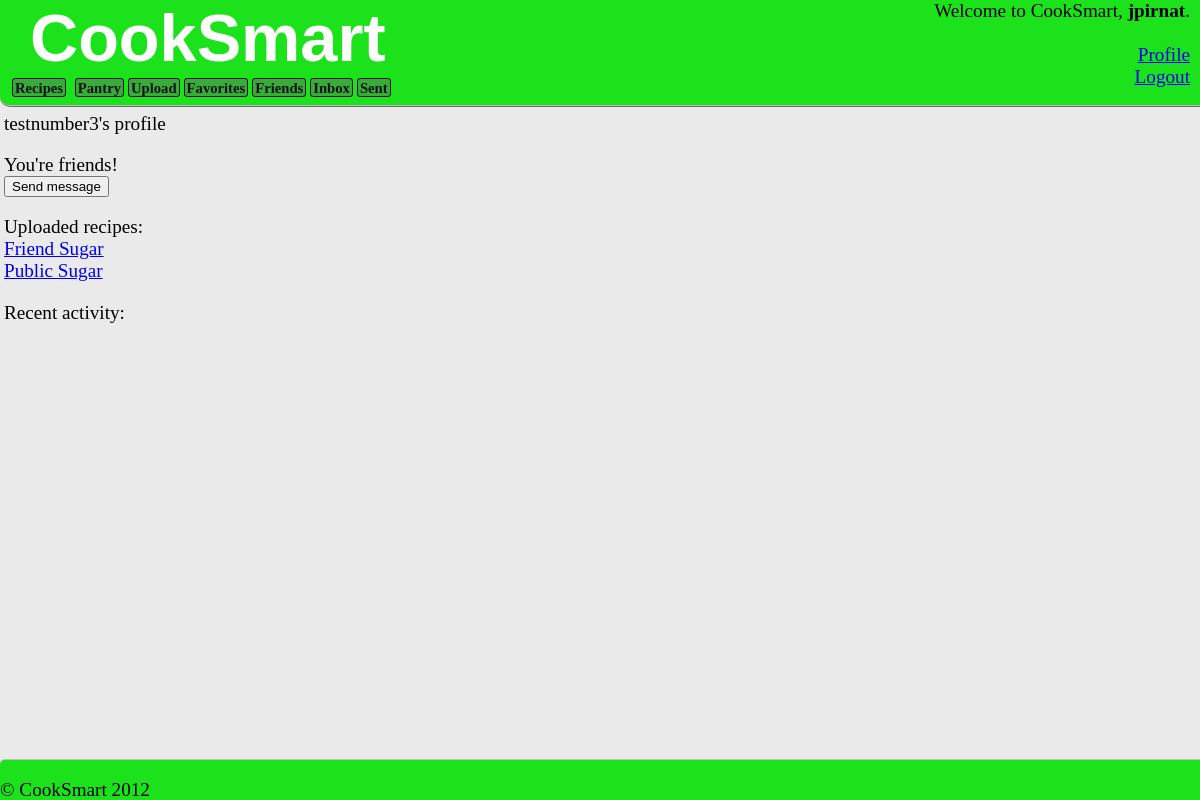
Page /user.php?id=10 (signed in) on the committed database.
### tables this page shows
CREATE TABLE IF NOT EXISTS `users` (
  `user_id` int(11) NOT NULL auto_increment,
  `first_name` varchar(255) NOT NULL,
  `last_name` varchar(255) NOT NULL,
  `email` varchar(255) NOT NULL,
  `password` varchar(255) NOT NULL,
  `creation_datetime` datetime NOT NULL,
  `modified_datetime` datetime NOT NULL,
  `username` varchar(15) NOT NULL,
  PRIMARY KEY  (`user_id`)
);

CREATE TABLE IF NOT EXISTS `recipes` (
  `recipe_id` int(11) NOT NULL auto_increment,
  `user_id` int(11) NOT NULL,
  `recipe_name` varchar(255) NOT NULL,
  `prep_time` int(11) NOT NULL,
  `is_veg` tinyint(1) NOT NULL,
  `instructions_text` text NOT NULL,
  `image_url` varchar(255) NOT NULL,
  `privacy` int(11) NOT NULL COMMENT '1=public, 2=private, 3=friends only',
  `creation_datetime` datetime NOT NULL,
  `modified_datetime` datetime NOT NULL,
  `comments_allowed` tinyint(1) NOT NULL,
  PRIMARY KEY  (`recipe_id`),
  KEY `user_id` (`user_id`)
);

### user.php (the view, shortened to what this page needs)
<?php
	include_once "header.php";
	$link = mysql_connect($dbhost, $dbuser, $dbpass);
?>
<?php
	if (!isset($_SESSION["is_logged_in"]))
	{
		echo "<p>You must be logged in to view this page.</p>";
	}
	else
	{
		$user_id = $_SESSION["user_id"];
		if (isset($_GET["id"]))
		{
			$get_user_id = mysql_real_escape_string($_GET["id"]);
		}
		else
		{
			$get_user_id = $_SESSION["user_id"];
		}
		$sql = "SELECT username, first_name, last_name, email, creation_datetime, modified_datetime FROM users WHERE user_id=$get_user_id;";
		$result = mysql_query($sql, $link);
		if (!($row = mysql_fetch_array($result, MYSQL_ASSOC)))
		{
			echo "<p>User not found</p>";
		}
		else
		{
			$username = stripslashes($row["username"]);
			echo "<p>";
			echo "$username's profile";
			echo "</p>";
			if ($get_user_id != $user_id)
			{
				$sql = "SELECT * FROM friends WHERE user_id1=$user_id AND user_id2=$get_user_id UNION SELECT * FROM friends WHERE user_id2=$user_id AND user_id1=$get_user_id";
				$result = mysql_query($sql, $link);
				if ($row = mysql_fetch_array($result, MYSQL_ASSOC))
				{
					$friendstatus = $row["status"];
					$user_id1 = $row["user_id1"];
					?>
					<?
					if($friendstatus == 1  && $user_id1 == $user_id)
					{
						echo "<p>Friend request pending.</p>";
					}
					else if($friendstatus == 2)
						echo "You're friends!<br/>";
				}
				?>
				<form action="sendmessage.php" method="post">
					<input type="submit" name="submit" value="Send message"> <br>
				</form>
				<?php
			}
			echo "<p>Uploaded recipes: <br>\n";
			if ($get_user_id == $user_id)
			{
				$sql = "SELECT recipe_id, recipe_name, modified_datetime FROM recipes WHERE user_id=$get_user_id";
			}
			else
			{
				if ($friendstatus == 2)
				{
					$sql = "SELECT recipe_id, recipe_name, modified_datetime FROM recipes WHERE user_id=$get_user_id AND (privacy=3 OR privacy=1)";
				}
				else
				{
					$sql = "SELECT recipe_id, recipe_name, modified_datetime FROM recipes WHERE user_id=$get_user_id AND privacy=1";
				}
			}
			$result = mysql_query($sql, $link);
			while ($row = mysql_fetch_array($result, MYSQL_ASSOC))
			{
				$recipe_id = $row["recipe_id"];
				$recipe_name = stripslashes($row["recipe_name"]);
				echo "<a href=\"recipe.php?recipe_id=$recipe_id\">$recipe_name</a> <br>\n";
			}
			echo "</p>";
			echo "<p>Recent activity: <br>\n";
		}
	}
?>
<?php
	include_once "footer.php";
?>

### main.css (style rules this page uses)
body { width: 850px; padding: 105px 0px 40px 0px; margin-left: 4px; margin-right: 0px; font-family: FranklinGothicFSCdRegular; font-size: 1.2em; font-weight: 500; background-color: #eaeaea; }

### rows in the picture
users: username "testnumber3"
recipes: recipe_name "Friend Sugar"
recipes: recipe_name "Public Sugar"

### other values in the picture
$_SESSION["username"] "jpirnat"
